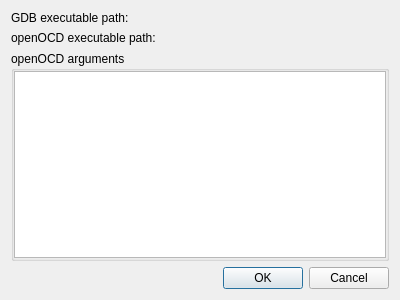
<?xml version="1.0" encoding="UTF-8"?>
<ui version="4.0">
 <class>DialogSettings</class>
 <widget class="QDialog" name="DialogSettings">
  <property name="geometry">
   <rect>
    <x>0</x>
    <y>0</y>
    <width>400</width>
    <height>300</height>
   </rect>
  </property>
  <property name="windowTitle">
   <string>openOCD plugin settings</string>
  </property>
  <layout class="QGridLayout" name="gridLayout_2">
   <item row="0" column="0">
    <widget class="QLabel" name="label">
     <property name="text">
      <string>GDB executable path:</string>
     </property>
    </widget>
   </item>
   <item row="0" column="1">
    <widget class="QPathEdit" name="pathedit"/>
   </item>
   <item row="1" column="0">
    <widget class="QLabel" name="label_2">
     <property name="text">
      <string>openOCD executable path:</string>
     </property>
    </widget>
   </item>
   <item row="1" column="1">
    <widget class="QPathEdit" name="pathedit_2"/>
   </item>
   <item row="2" column="0" colspan="2">
    <widget class="QGroupBox" name="groupBox_openOCD_Args">
     <property name="title">
      <string>openOCD arguments</string>
     </property>
     <layout class="QGridLayout" name="gridLayout">
      <property name="leftMargin">
       <number>0</number>
      </property>
      <property name="topMargin">
       <number>0</number>
      </property>
      <property name="rightMargin">
       <number>0</number>
      </property>
      <property name="bottomMargin">
       <number>0</number>
      </property>
      <property name="spacing">
       <number>0</number>
      </property>
      <item row="0" column="0">
       <widget class="QTextEdit" name="textEdit_openOCD_args"/>
      </item>
     </layout>
    </widget>
   </item>
   <item row="3" column="0" colspan="2">
    <widget class="QDialogButtonBox" name="buttonBox">
     <property name="orientation">
      <enum>Qt::Horizontal</enum>
     </property>
     <property name="standardButtons">
      <set>QDialogButtonBox::Cancel|QDialogButtonBox::Ok</set>
     </property>
    </widget>
   </item>
  </layout>
 </widget>
 <customwidgets>
  <customwidget>
   <class>QPathEdit</class>
   <extends>QWidget</extends>
   <header>qpathedit.h</header>
  </customwidget>
 </customwidgets>
 <resources/>
 <connections>
  <connection>
   <sender>buttonBox</sender>
   <signal>accepted()</signal>
   <receiver>DialogSettings</receiver>
   <slot>accept()</slot>
   <hints>
    <hint type="sourcelabel">
     <x>248</x>
     <y>254</y>
    </hint>
    <hint type="destinationlabel">
     <x>157</x>
     <y>274</y>
    </hint>
   </hints>
  </connection>
  <connection>
   <sender>buttonBox</sender>
   <signal>rejected()</signal>
   <receiver>DialogSettings</receiver>
   <slot>reject()</slot>
   <hints>
    <hint type="sourcelabel">
     <x>316</x>
     <y>260</y>
    </hint>
    <hint type="destinationlabel">
     <x>286</x>
     <y>274</y>
    </hint>
   </hints>
  </connection>
 </connections>
</ui>
